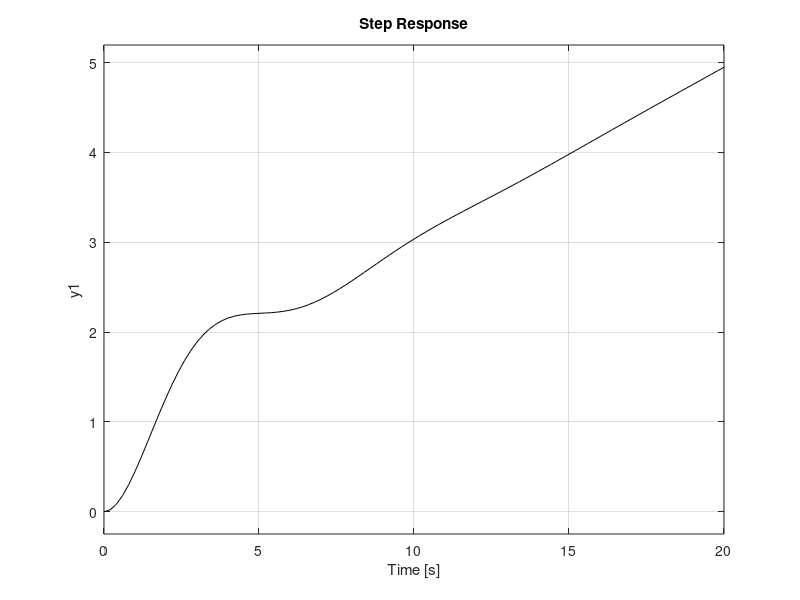
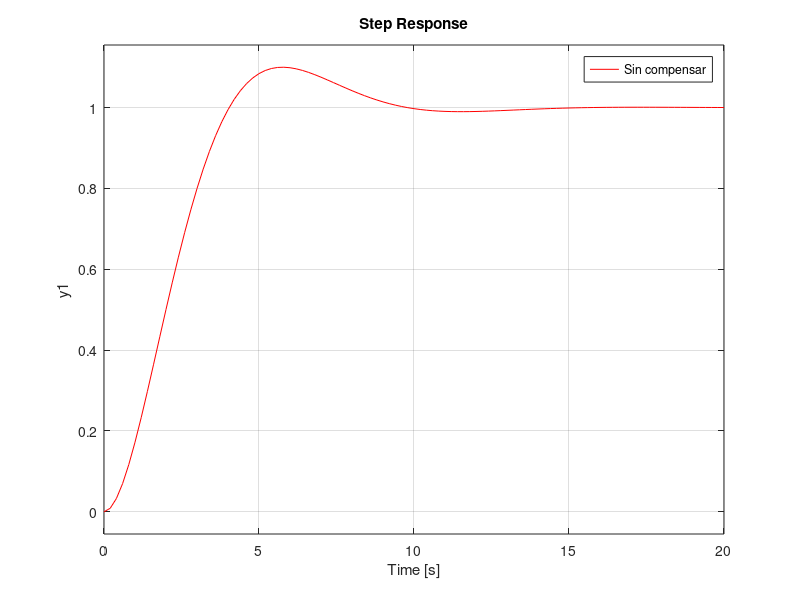
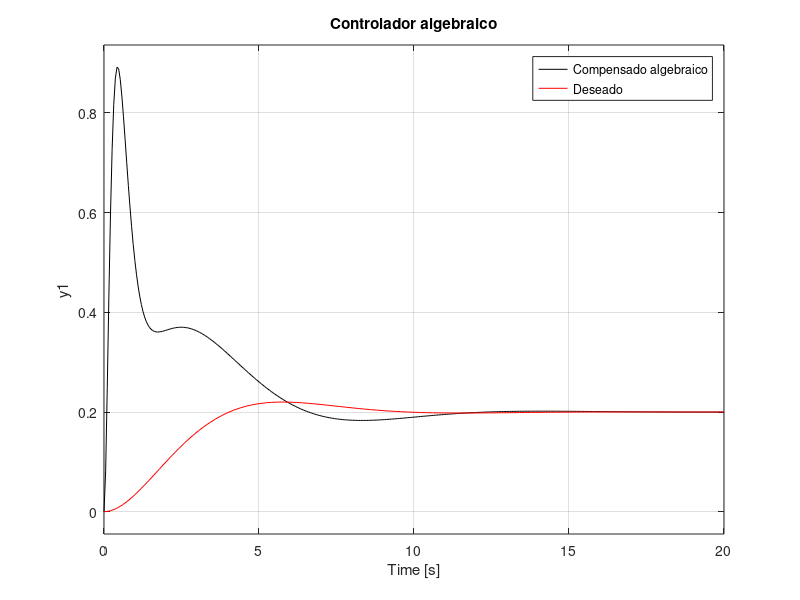
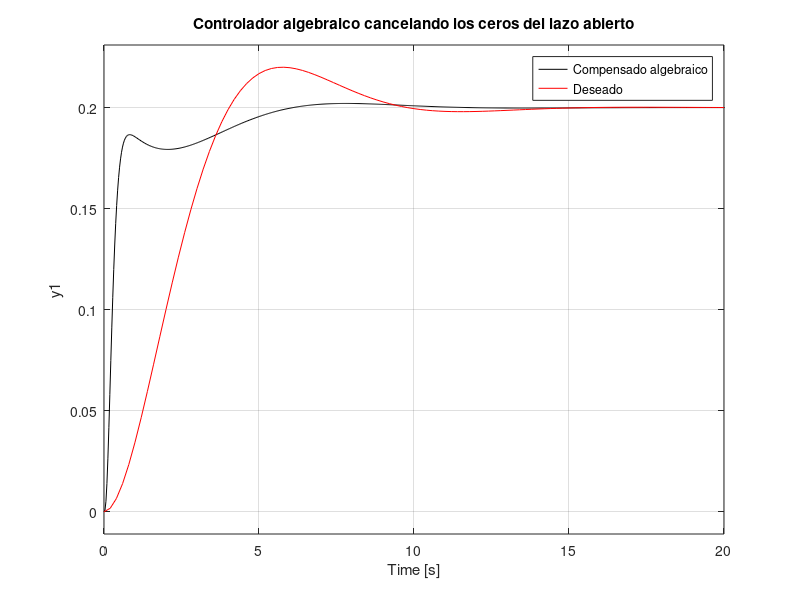

MATLAB code to generate these figures, in order:
clc
close all
clear

%proceso
a=1.151;
b=0.1774;
c=0.739;
d=0.921;
g=tf([a b],[1 c d 0]);
step(g,'k')
g_cl=feedback(g,1);
hold on
[p z]=pzmap(g);

%deseado
Ts=10;
so=10/100;
e=sqrt((log(so))^2/(pi^2+(log(so))^2));
wn=4/(Ts*e);
g_d=tf(wn^2,[1 2*e*wn wn^2]);
g_dn=tf(wn^2*[1/0.1541 1],[1 2*e*wn wn^2]);
figure

step(g_d,'r')
% hold on
% step(g_dn,'-k')
legend('Sin compensar','sin compensar en CL','Deseado')
[P Z]=pzmap(g_d)

%-----------controlador algebraico----
pol_d=[1 2*e*wn wn^2];
pol_a=conv(pol_d,[1 4]);
pol_a=conv(pol_a,[1 5]);
pol_a=conv(pol_a,[1 6]);

A=[1 zeros(1,5);
   c 1 zeros(1,4);
   d c 1 a 0 0;
   0 d c b a 0;
   0 0 d 0 b a;
   zeros(1,5) b];
B=pol_a';
x = inv(A)*B;
p2=x(1);
p1=x(2);
p0=x(3);
q2=x(4);
q1=x(5);
q0=x(6);
%--------compensado----
g_c=tf([q2 q1 q0],[p2 p1 p0]);
sis_ol=g_c*g;
sis_cl=feedback(sis_ol,1);
figure
step(0.2*sis_cl,'k')
hold on
step(0.2*g_d,'r')
legend('Compensado algebraico','Deseado')
title('Controlador algebraico')
[p z]=pzmap(sis_cl)
%-----------controlador algebraico----

%-----------controlador algebraico cancelando N(s)----
pol_d=[1 2*e*wn wn^2];
pol_a=conv(pol_d,[1 10]);
pol_a=conv(pol_a,[1 10]);
pol_a=conv(pol_a,[1 10]);

A=[1 zeros(1,5);
   c 1 zeros(1,4);
   d c 1 0 0 0;
   0 d c 1 0 0;
   0 0 d 0 1 0;
   zeros(1,5) 1];
B=pol_a';
x = inv(A)*B;
p2_=x(1);
p1_=x(2);
p0_=x(3);
q2_=x(4);
q1_=x(5);
q0_=x(6);
%--------compensado----
g_c=tf([q2_ q1_ q0_],conv([p2_ p1_ p0_],[a b]));
sis_ol=g_c*g;
sis_cl=feedback(sis_ol,1);
figure
step(0.2*sis_cl,'k')
hold on
step(0.2*g_d,'r')
legend('Compensado algebraico','Deseado')
title('Controlador algebraico cancelando los ceros del lazo abierto')
[p z]=pzmap(sis_cl)
%-----------controlador algebraico cancelando N(s)----

%-------PID-------
Kp=2;
Ti=Kp/4;
Td=3/Kp;
% Td=2*Td;
g_c=tf(Kp*[Ti*Td Ti 1],[Ti 0]);
sis_ol=g_c*g;
sis_cl=feedback(sis_ol,1);
figure
step(0.2*sis_cl,'k')
hold on
step(0.2*g_d,'r')
legend('Compensado pid','Deseado')
title('Controlador PID')
[p z]=pzmap(sis_cl)
%-------PID-------


%----------discretización del controlador algebraico---
Tm=Ts/50;
Tm=Tm/4;
g_c=tf([q2_ q1_ q0_],conv([p2_ p1_ p0_],[a b]));
gc_d=c2d(g_c,Tm,'tustin');
%----------discretización del controlador algebraico---
